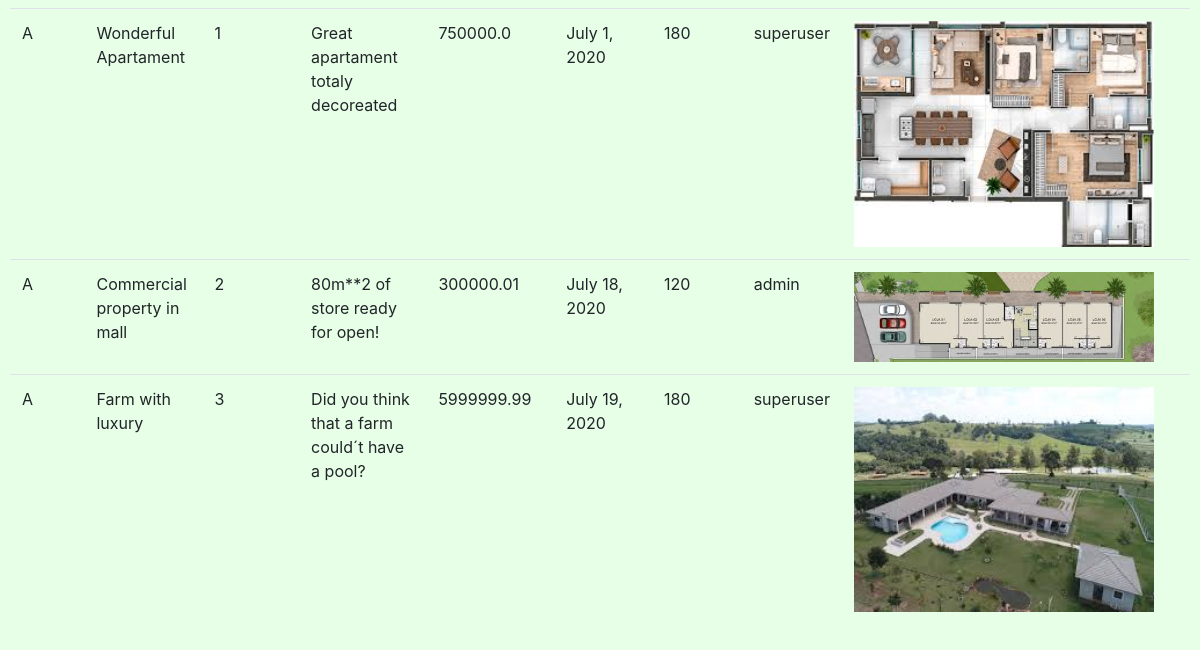
/Listings (lower part), run on an earlier commit of the app's database.
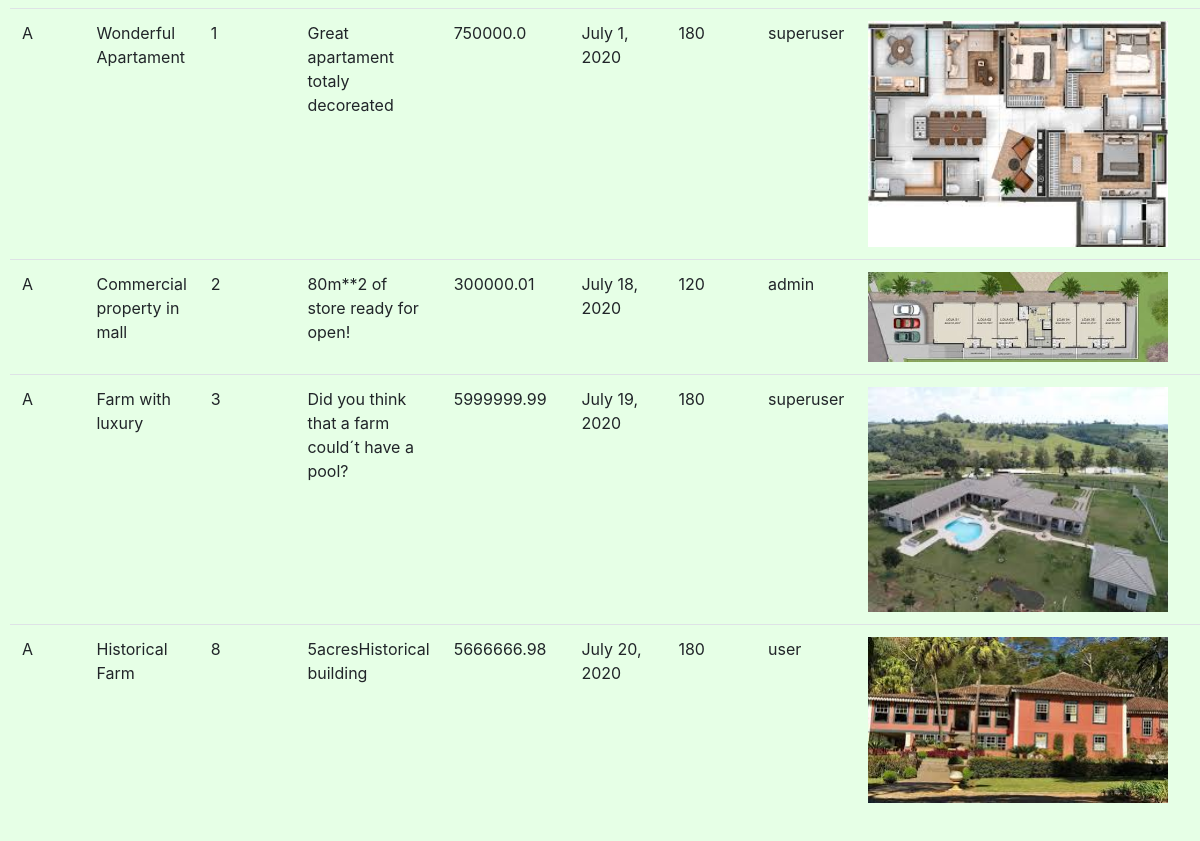
And on a later commit of the database.
### auctions/models.py (models this page shows, shortened)
class Listings(models.Model):
    STATUS = (
        ('A', 'Active'),
        ('B', 'To Begin'),
        ('C', 'Closed'),
        ('S', 'Sold'),
    )
    Ltitle = models.CharField(help_text="Choose a title for your listing",max_length=50)
    Ccode=models.IntegerField(help_text="Categories Ex: 1-Apartament,2-Commercial,3-Farm, 4-House ") #foreign key from PropTypes
    Ldescription = models.CharField(max_length=250)
    Lprice = models.FloatField(help_text="starting bid Just USD") #initial price
    Ldatestart = models.DateField(help_text="Please use the following format: <em>YYYY-MM-DD</em>. for the auction start")
    Lduration = models.IntegerField(help_text="Duration expressed in days" )
    Luser = models.CharField(max_length=25)
    Limage= models.ImageField(upload_to="media", blank=True) #Name of the picture saved on static folder
    Lstatus = models.CharField(max_length=1, choices=STATUS )

### auctions/views.py (the view)
# urls.py: path("Listings", views.Listings_view, name="Listings"),
def Listings_view(request):
        d = datetime.datetime.now()
        context={
                "Listings": Listings.objects.all(),
                "d": d,
        }
        return render(request,"auctions/Listings.html", context)

### auctions/templates/auctions/listings.html (shortened to what this page needs)
{% extends "auctions/layout.html" %}
{% block body %}
<div class="form-group">
    <form >
        {% if Listings|length > 0 %}
            <div class="form-group">
                <table class="table">
                {%for Listed in Listings %}
                    <tr>
                        <td>{{ Listed.Lstatus }}</td>
                        <td>{{ Listed.Ltitle }}</td>
                        <td>{{ Listed.Ccode }}</td>
                        <td>{{ Listed.Ldescription }}</td>
                        <td>{{ Listed.Lprice }}</td>
                        <td>{{ Listed.Ldatestart }}</td>
                        <td>{{ Listed.Lduration }}</td>
                        <td>{{ Listed.Luser }}</td>
                        <td><img src=" {{Listed.Limage.url}} "  width="300"></td>
                        <td></td>
                    </tr>
                {% endfor %}
               </table>
            </div>
        {% else %}
            <div class="form-group">
                <output>No matches found</output>
            </div>
        {% endif %}
  </form>
</div>
{% endblock %}

### auctions/templates/auctions/layout.html (shortened to what this page needs)
{% load static %}
<!DOCTYPE html>
<html lang="en">
    <head>
        <link rel="stylesheet" href="https://stackpath.bootstrapcdn.com/bootstrap/4.4.1/css/bootstrap.min.css">
        <link rel="stylesheet" href="https://cdnjs.cloudflare.com/ajax/libs/font-awesome/4.7.0/css/font-awesome.min.css">
        <link href="{% static 'auctions/styles.css' %}" rel="stylesheet">
    </head>
    <body>
      {% block body %}
      {% endblock %}
    </body>
</html>

### auctions/static/auctions/styles.css (style rules this page uses)
body { padding: 10px; }

### auctions/templates/auctions/layout.html (style rules this page uses)
body { background-color:#e6ffe6 ; color: #004d00; }

What changed in the data, as far as the page shows it:
added Listings: Lstatus "A", Ltitle "Historical Farm", Ccode "8", Ldescription "5acresHistorical building", Lprice "5666666.98", Ldatestart "July 20, 2020", Lduration "180", Luser "user", Limage (picture)
